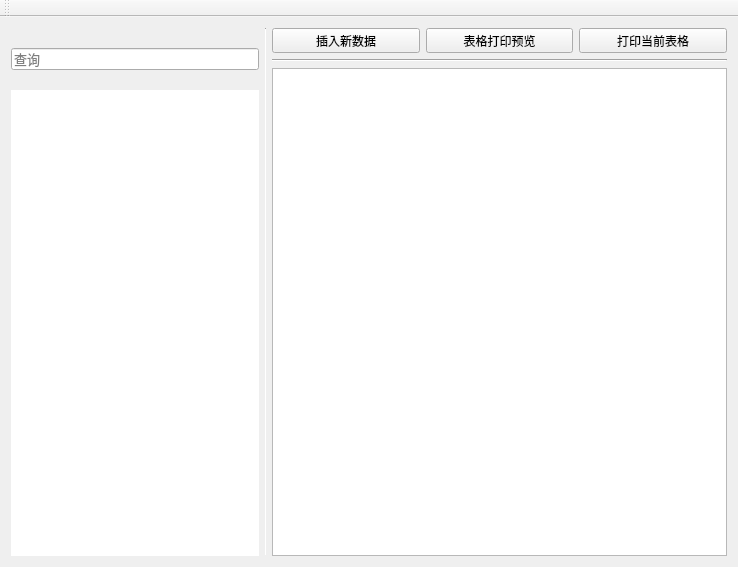
<?xml version="1.0" encoding="UTF-8"?>
<ui version="4.0">
 <class>MainWindow</class>
 <widget class="QMainWindow" name="MainWindow">
  <property name="geometry">
   <rect>
    <x>0</x>
    <y>0</y>
    <width>738</width>
    <height>567</height>
   </rect>
  </property>
  <property name="windowTitle">
   <string>MainWindow</string>
  </property>
  <widget class="QWidget" name="centralWidget">
   <layout class="QHBoxLayout" name="horizontalLayout_2">
    <item>
     <layout class="QVBoxLayout" name="verticalLayout_2">
      <property name="spacing">
       <number>0</number>
      </property>
      <property name="leftMargin">
       <number>0</number>
      </property>
      <property name="topMargin">
       <number>0</number>
      </property>
      <item>
       <spacer name="horizontalSpacer_rightLineEdit">
        <property name="orientation">
         <enum>Qt::Horizontal</enum>
        </property>
        <property name="sizeType">
         <enum>QSizePolicy::Minimum</enum>
        </property>
        <property name="sizeHint" stdset="0">
         <size>
          <width>10</width>
          <height>20</height>
         </size>
        </property>
       </spacer>
      </item>
      <item>
       <widget class="QLineEdit" name="lineEdit">
        <property name="sizePolicy">
         <sizepolicy hsizetype="Preferred" vsizetype="Fixed">
          <horstretch>0</horstretch>
          <verstretch>0</verstretch>
         </sizepolicy>
        </property>
        <property name="minimumSize">
         <size>
          <width>175</width>
          <height>22</height>
         </size>
        </property>
        <property name="maximumSize">
         <size>
          <width>16777215</width>
          <height>22</height>
         </size>
        </property>
        <property name="font">
         <font>
          <family>Arial</family>
          <pointsize>10</pointsize>
          <italic>false</italic>
         </font>
        </property>
        <property name="focusPolicy">
         <enum>Qt::StrongFocus</enum>
        </property>
        <property name="autoFillBackground">
         <bool>false</bool>
        </property>
        <property name="styleSheet">
         <string notr="true"/>
        </property>
        <property name="inputMask">
         <string/>
        </property>
        <property name="text">
         <string/>
        </property>
        <property name="frame">
         <bool>true</bool>
        </property>
        <property name="placeholderText">
         <string>查询</string>
        </property>
        <property name="cursorMoveStyle">
         <enum>Qt::LogicalMoveStyle</enum>
        </property>
        <property name="clearButtonEnabled">
         <bool>false</bool>
        </property>
       </widget>
      </item>
      <item>
       <spacer name="horizontalSpacer_leftLineEdit">
        <property name="orientation">
         <enum>Qt::Horizontal</enum>
        </property>
        <property name="sizeType">
         <enum>QSizePolicy::Minimum</enum>
        </property>
        <property name="sizeHint" stdset="0">
         <size>
          <width>10</width>
          <height>20</height>
         </size>
        </property>
       </spacer>
      </item>
      <item>
       <widget class="BillView" name="billView">
        <property name="sizePolicy">
         <sizepolicy hsizetype="Preferred" vsizetype="Preferred">
          <horstretch>0</horstretch>
          <verstretch>0</verstretch>
         </sizepolicy>
        </property>
        <property name="minimumSize">
         <size>
          <width>0</width>
          <height>450</height>
         </size>
        </property>
        <property name="baseSize">
         <size>
          <width>20</width>
          <height>0</height>
         </size>
        </property>
        <property name="frameShape">
         <enum>QFrame::NoFrame</enum>
        </property>
        <property name="verticalScrollBarPolicy">
         <enum>Qt::ScrollBarAsNeeded</enum>
        </property>
        <property name="horizontalScrollBarPolicy">
         <enum>Qt::ScrollBarAlwaysOff</enum>
        </property>
        <property name="editTriggers">
         <set>QAbstractItemView::NoEditTriggers</set>
        </property>
        <property name="showDropIndicator" stdset="0">
         <bool>false</bool>
        </property>
        <property name="selectionBehavior">
         <enum>QAbstractItemView::SelectRows</enum>
        </property>
        <property name="resizeMode">
         <enum>QListView::Adjust</enum>
        </property>
       </widget>
      </item>
     </layout>
    </item>
    <item>
     <widget class="Line" name="lineLeft">
      <property name="sizePolicy">
       <sizepolicy hsizetype="Minimum" vsizetype="Preferred">
        <horstretch>0</horstretch>
        <verstretch>0</verstretch>
       </sizepolicy>
      </property>
      <property name="minimumSize">
       <size>
        <width>1</width>
        <height>0</height>
       </size>
      </property>
      <property name="maximumSize">
       <size>
        <width>1</width>
        <height>16777215</height>
       </size>
      </property>
      <property name="sizeIncrement">
       <size>
        <width>0</width>
        <height>0</height>
       </size>
      </property>
      <property name="orientation">
       <enum>Qt::Vertical</enum>
      </property>
     </widget>
    </item>
    <item>
     <layout class="QVBoxLayout" name="verticalLayout_3">
      <item>
       <layout class="QHBoxLayout" name="horizontalLayout">
        <item>
         <widget class="QToolButton" name="btnInsert">
          <property name="sizePolicy">
           <sizepolicy hsizetype="Preferred" vsizetype="Preferred">
            <horstretch>0</horstretch>
            <verstretch>0</verstretch>
           </sizepolicy>
          </property>
          <property name="autoFillBackground">
           <bool>true</bool>
          </property>
          <property name="text">
           <string>插入新数据</string>
          </property>
         </widget>
        </item>
        <item>
         <widget class="QToolButton" name="toolButton">
          <property name="sizePolicy">
           <sizepolicy hsizetype="Preferred" vsizetype="Preferred">
            <horstretch>0</horstretch>
            <verstretch>0</verstretch>
           </sizepolicy>
          </property>
          <property name="text">
           <string>表格打印预览</string>
          </property>
         </widget>
        </item>
        <item>
         <widget class="QToolButton" name="btnPrint">
          <property name="sizePolicy">
           <sizepolicy hsizetype="Preferred" vsizetype="Preferred">
            <horstretch>0</horstretch>
            <verstretch>0</verstretch>
           </sizepolicy>
          </property>
          <property name="autoFillBackground">
           <bool>true</bool>
          </property>
          <property name="text">
           <string>打印当前表格</string>
          </property>
         </widget>
        </item>
       </layout>
      </item>
      <item>
       <layout class="QVBoxLayout" name="verticalLayout">
        <item>
         <widget class="Line" name="lineUp">
          <property name="sizePolicy">
           <sizepolicy hsizetype="Preferred" vsizetype="Minimum">
            <horstretch>0</horstretch>
            <verstretch>0</verstretch>
           </sizepolicy>
          </property>
          <property name="minimumSize">
           <size>
            <width>0</width>
            <height>1</height>
           </size>
          </property>
          <property name="maximumSize">
           <size>
            <width>460</width>
            <height>16777215</height>
           </size>
          </property>
          <property name="sizeIncrement">
           <size>
            <width>0</width>
            <height>0</height>
           </size>
          </property>
          <property name="orientation">
           <enum>Qt::Horizontal</enum>
          </property>
         </widget>
        </item>
        <item>
         <widget class="QTableView" name="tableBills">
          <property name="sizePolicy">
           <sizepolicy hsizetype="Expanding" vsizetype="Expanding">
            <horstretch>0</horstretch>
            <verstretch>0</verstretch>
           </sizepolicy>
          </property>
          <property name="minimumSize">
           <size>
            <width>455</width>
            <height>470</height>
           </size>
          </property>
         </widget>
        </item>
       </layout>
      </item>
     </layout>
    </item>
   </layout>
  </widget>
  <widget class="QToolBar" name="mainToolBar">
   <attribute name="toolBarArea">
    <enum>TopToolBarArea</enum>
   </attribute>
   <attribute name="toolBarBreak">
    <bool>false</bool>
   </attribute>
  </widget>
  <widget class="QMenuBar" name="menuBar">
   <property name="geometry">
    <rect>
     <x>0</x>
     <y>0</y>
     <width>738</width>
     <height>23</height>
    </rect>
   </property>
   <property name="sizePolicy">
    <sizepolicy hsizetype="Preferred" vsizetype="Preferred">
     <horstretch>0</horstretch>
     <verstretch>0</verstretch>
    </sizepolicy>
   </property>
  </widget>
 </widget>
 <layoutdefault spacing="6" margin="11"/>
 <customwidgets>
  <customwidget>
   <class>BillView</class>
   <extends>QListView</extends>
   <header location="global">billview.h</header>
  </customwidget>
 </customwidgets>
 <resources/>
 <connections/>
</ui>
